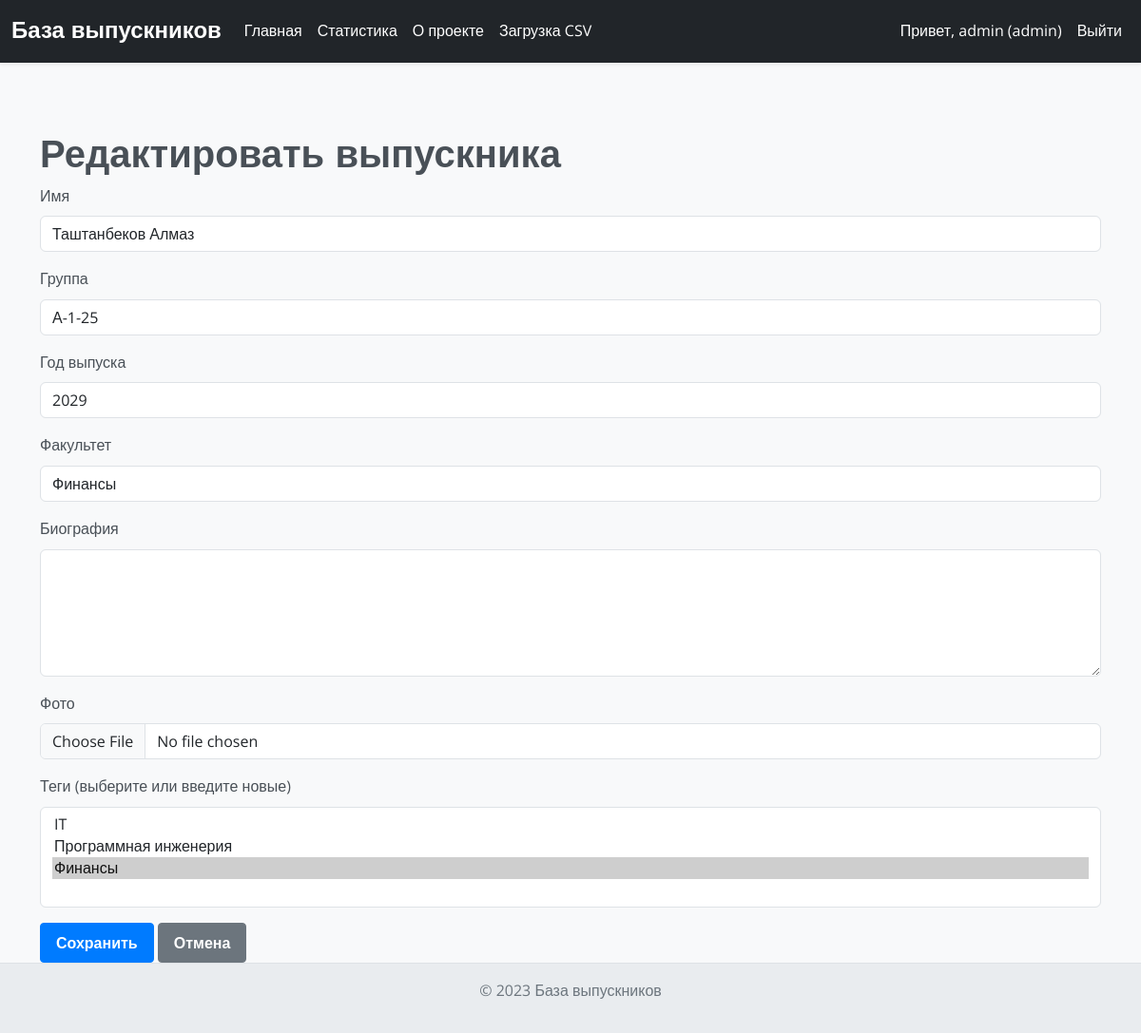
Screenshot of /edit/3 (signed in) with the database file from the repository.
### models.py (models this page shows)
class User(UserMixin, db.Model):
    id = db.Column(db.Integer, primary_key=True)
    username = db.Column(db.String(50), unique=True, nullable=False)
    password = db.Column(db.String(100), nullable=False)
    role = db.Column(db.String(20), nullable=False, default='guest')  # guest, manager, admin

class Graduate(db.Model):
    id = db.Column(db.Integer, primary_key=True)
    name = db.Column(db.String(100), nullable=False)
    group = db.Column(db.String(20), nullable=False)
    graduation_year = db.Column(db.String(4), nullable=False)
    faculty = db.Column(db.String(100), nullable=False)
    bio = db.Column(db.Text, nullable=True)
    photo = db.Column(db.String(200), nullable=True)
    tags = db.relationship('Tag', secondary='graduate_tags', backref=db.backref('graduates', lazy='dynamic'))

### routes/graduate.py (the view, shortened to what this page needs)
@graduate_bp.route('/edit/<int:id>', methods=['GET', 'POST'])
@login_required
def edit(id):
    if current_user.role not in ['admin', 'manager']:
        flash('Доступ разрешён только администраторам и менеджерам.', 'danger')
        return redirect(url_for('main.index'))
    graduate = Graduate.query.get_or_404(id)
    groups = db.session.query(Graduate.group).distinct().all()
    groups = [group[0] for group in groups if group[0]]
    faculties = db.session.query(Graduate.faculty).distinct().all()
    faculties = [faculty[0] for faculty in faculties if faculty[0]]
    return render_template('edit.html', graduate=graduate, tags=Tag.query.all(), groups=groups, faculties=faculties)

### app.py (called while the page is built)
@login_manager.user_loader
def load_user(user_id):
    return db.session.get(User, int(user_id))

### templates/edit.html (shortened to what this page needs)
{% extends 'base.html' %}
{% block content %}
<h1>Редактировать выпускника</h1>
<form method="post" enctype="multipart/form-data">
    <div class="mb-3">
        <label class="form-label">Имя</label>
        <input type="text" class="form-control" name="name" value="{{ graduate.name }}" required>
    </div>
    <div class="mb-3">
        <label class="form-label">Группа</label>
        <select class="form-control group-select" name="group">
            {% for group in groups %}
            <option value="{{ group }}" {% if group == graduate.group %}selected{% endif %}>{{ group }}</option>
            {% endfor %}
        </select>
    </div>
    <div class="mb-3">
        <label class="form-label">Год выпуска</label>
        <input type="text" class="form-control" name="graduation_year" value="{{ graduate.graduation_year }}" required>
    </div>
    <div class="mb-3">
        <label class="form-label">Факультет</label>
        <select class="form-control faculty-select" name="faculty">
            {% for faculty in faculties %}
            <option value="{{ faculty }}" {% if faculty == graduate.faculty %}selected{% endif %}>{{ faculty }}</option>
            {% endfor %}
        </select>
    </div>
    <div class="mb-3">
        <label class="form-label">Биография</label>
        <textarea class="form-control" name="bio" rows="5">{{ graduate.bio or '' }}</textarea>
    </div>
    <div class="mb-3">
        <label class="form-label">Фото</label>
        <input type="file" class="form-control" name="photo" accept="image/*">
    </div>
    <div class="mb-3">
        <label class="form-label">Теги (выберите или введите новые)</label>
        <select class="form-control tags-select" name="tags" multiple>
            {% for tag in tags %}
            <option value="{{ tag.name }}" {% if tag.name in graduate.tags|map(attribute='name') %}selected{% endif %}>{{ tag.name }}</option>
            {% endfor %}
        </select>
    </div>
    <button type="submit" class="btn btn-primary">Сохранить</button>
    <a href="{{ url_for('main.graduate', id=graduate.id) }}" class="btn btn-secondary">Отмена</a>
</form>
<link href="https://cdn.jsdelivr.net/npm/choices.js/public/assets/styles/choices.min.css" rel="stylesheet">
{% endblock %}

### templates/base.html (shortened to what this page needs)
<!DOCTYPE html>
<html lang="ru">
<head>
    <link href="https://cdn.jsdelivr.net/npm/bootstrap@5.3.0/dist/css/bootstrap.min.css" rel="stylesheet">
    <link rel="stylesheet" href="{{ url_for('static', filename='css/base.css') }}">
    <link rel="stylesheet" href="{{ url_for('static', filename='css/navbar.css') }}">
    <link rel="stylesheet" href="{{ url_for('static', filename='css/footer.css') }}">
    <link rel="stylesheet" href="{{ url_for('static', filename='css/alerts.css') }}">
    <link rel="stylesheet" href="{{ url_for('static', filename='css/badges.css') }}">
    <link rel="stylesheet" href="{{ url_for('static', filename='css/modals.css') }}">
    <link rel="stylesheet" href="{{ url_for('static', filename='css/forms.css') }}">
    <link rel="stylesheet" href="{{ url_for('static', filename='css/tables.css') }}">
    <link rel="stylesheet" href="{{ url_for('static', filename='css/pagination.css') }}">
    <link rel="stylesheet" href="{{ url_for('static', filename='css/buttons.css') }}">
    <link rel="stylesheet" href="{{ url_for('static', filename='css/choices.css') }}">
    <link rel="stylesheet" href="{{ url_for('static', filename='css/theme.css') }}">
    <link rel="stylesheet" href="{{ url_for('static', filename='css/stats.css') }}">
</head>
<body>
    <nav class="navbar navbar-expand-lg navbar-dark bg-dark shadow-sm">
        <div class="container-fluid">
            <a class="navbar-brand" href="{{ url_for('main.index') }}">База выпускников</a>
            <div class="collapse navbar-collapse" id="navbarNav">
                <ul class="navbar-nav me-auto">
                    {% if request.endpoint not in ['auth.login', 'auth.register'] %}
                    <li class="nav-item">
                        <a class="nav-link" href="{{ url_for('main.index') }}">Главная</a>
                    </li>
                    <li class="nav-item">
                        <a class="nav-link" href="{{ url_for('main.stats') }}">Статистика</a>
                    </li>
                    <li class="nav-item">
                        <a class="nav-link" href="{{ url_for('main.about') }}">О проекте</a>
                    </li>
                    {% endif %}
                    {% if current_user.is_authenticated and current_user.role in ['admin', 'manager'] %}
                    <li class="nav-item">
                        <a class="nav-link" href="{{ url_for('graduate.upload') }}">Загрузка CSV</a>
                    </li>
                    {% endif %}
                </ul>
                <ul class="navbar-nav">
                    {% if current_user.is_authenticated %}
                    <li class="nav-item">
                        <span class="nav-link">Привет, {{ current_user.username }} ({{ current_user.role }})</span>
                    </li>
                    <li class="nav-item">
                        <a class="nav-link" href="#" data-bs-toggle="modal" data-bs-target="#logoutModal">Выйти</a>
                    </li>
                    {% endif %}
                </ul>
            </div>
        </div>
    </nav>
    <div class="container mt-5 pt-4">
        {% block content %}
        {% endblock %}
    </div>
    {% if request.endpoint not in ['auth.login', 'auth.register'] %}
    <footer class="text-center py-3">
        <p>&copy; 2023 База выпускников</p>
    </footer>
    {% endif %}
</body>
</html>

### static/css/base.css (style rules this page uses)
body { background-color: #f8f9fa; display: flex; flex-direction: column; min-height: 100vh; color: #495057; font-size: 1rem; line-height: 1.6; font-family: 'Open Sans', sans-serif; font-weight: 400; transition: background-color 0.3s ease, color 0.3s ease; }
h1, h2, h3, h4, h5, h6, .navbar-brand { font-family: 'Montserrat', sans-serif; font-weight: 700; line-height: 1.2; }
.container.mt-5.pt-4 { flex: 1; }

### static/css/navbar.css (style rules this page uses)
.navbar { background-color: #343a40; box-shadow: 0 2px 4px rgba(0, 0, 0, 0.1); padding-top: 0.75rem; padding-bottom: 0.75rem; transition: background-color 0.3s ease; }
.navbar-brand { color: #fff !important; font-size: 1.5rem; }
.navbar-nav .nav-link { color: #fff !important; padding-left: 1rem; padding-right: 1rem; transition: color 0.3s ease; }

### static/css/footer.css (style rules this page uses)
footer { background-color: #e9ecef; border-top: 1px solid #dee2e6; padding-top: 1.5rem; padding-bottom: 1.5rem; color: #6c757d; text-align: center; transition: background-color 0.3s ease, color 0.3s ease; }

### static/css/buttons.css (style rules this page uses)
.btn { display: inline-block; font-weight: 600; color: #212529; text-align: center; vertical-align: middle; cursor: pointer; -webkit-user-select: none; -moz-user-select: none; user-select: none; background-color: transparent; border: 1px solid transparent; padding: 0.5rem 1rem; font-size: 1rem; border-radius: 0.25rem; transition: color 0.15s ease-in-out, background-color 0.15s ease-in-out, border-color 0.15s ease-in-out, box-shadow 0.15s ease-in-out; }
.btn-primary { background-color: #007bff; border-color: #007bff; color: #fff; }
.btn-secondary { background-color: #6c757d; border-color: #6c757d; color: #fff; }

### rows the page displays
User: username "admin", role "admin"
Graduate: name "Таштанбеков Алмаз", group "А-1-25", graduation_year "2029", faculty "Финансы"

### other values shown
form field tags "IT / Программная инженерия / Финансы ☑"
